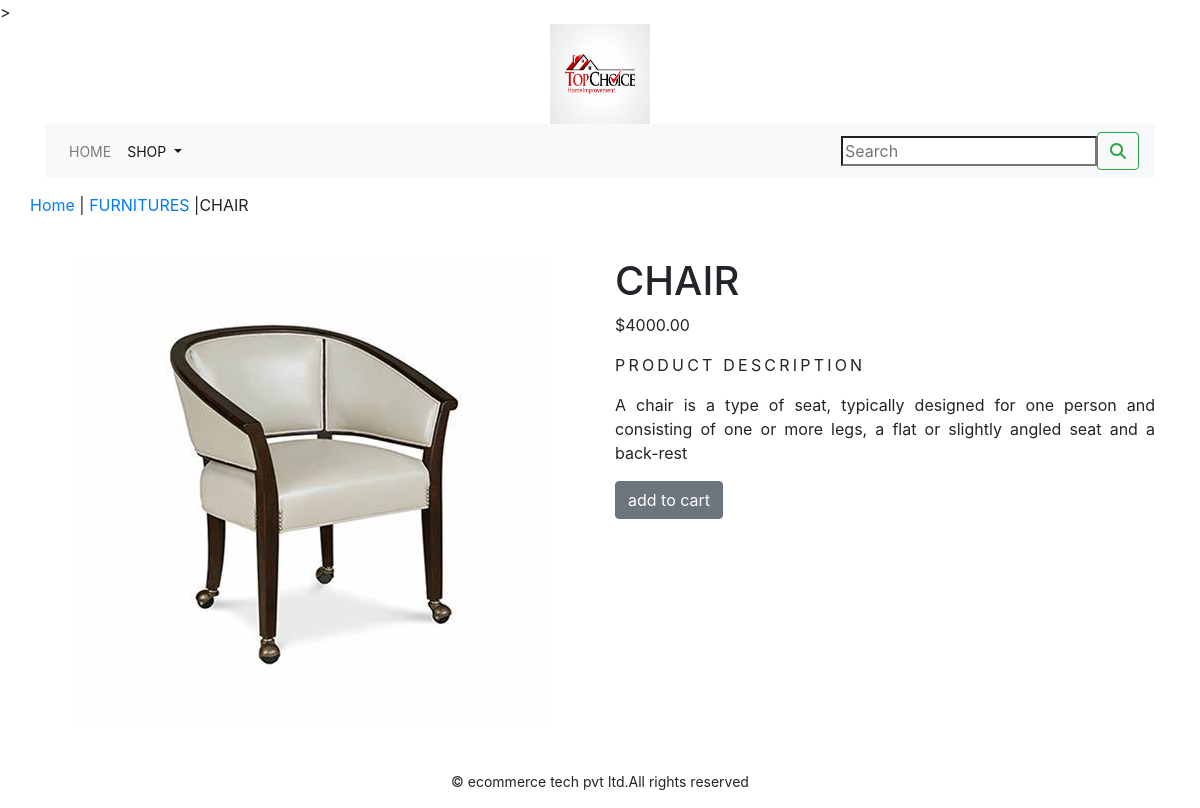
The app's page /ecommerceapp/furnitures/chair/ with its own data.
### ecommerceapp/models.py (models this page shows, shortened)
class product(models.Model):
    name = models.CharField(max_length=250, unique=True)
    slug = models.SlugField(max_length=250, unique=True)
    description=models.TextField(blank=True)
    price=models.DecimalField(max_digits=10,decimal_places=2)
    category=models.ForeignKey(category,on_delete=models.CASCADE)
    image=models.ImageField(upload_to='product',blank=True)
    stock=models.IntegerField()
    available=models.BooleanField(default=True)
    created=models.DateTimeField(auto_now_add=True)
    updated=models.DateTimeField(auto_now=True)
    class Meta:
        ordering = ('name',)
        verbose_name = 'product'
        verbose_name_plural = 'products'

class category(models.Model):
    name=models.CharField(max_length=250,unique=True)
    slug=models.SlugField(max_length=250,unique=True)
    description=models.TextField(blank=True)
    image=models.ImageField(upload_to='category',blank=True)
    class Meta:
        ordering=('name',)
        verbose_name='category'
        verbose_name_plural='categories'
    def get_link(self):
        return reverse('ecommerceapp:product_by_category',args=[self.slug])
    def __str__(self):
        return '{}'.format(self.name)

### ecommerceapp/views.py (the view)
# urls.py: path('<slug:c_slug>/<slug:product_slug>/',views.ProDetail,name='prodCatdetail'),
def ProDetail(request,c_slug,product_slug):
    try:
        Product=product.objects.get(category__slug=c_slug,slug=product_slug)
    except Exception as e:
        raise e
    return render(request,'product.html',{'product':Product})

### cart/context_processors.py (called while the page is built)
def counter(request):
    item_count=0
    if 'admin' in request.path:
        return {}
    else:
        try:
            cart=Cart.objects.filter(cart_id=_cart_id(request))
            car_items=CartItem.objects.all().filter(cart=cart[:1])
            for cart_item in car_items:
                item_count += cart_item.quantity
        except Cart.DoesNotExist:
            item_count =0
    return dict(item_count=item_count)

### cart/views.py (called while the page is built)
def _cart_id(request):
    cart=request.session.session_key
    if not cart:
        cart=request.session.create()
    return cart

### ecommerceapp/context_processors.py (called while the page is built)
def menu_links(request):
    links=category.objects.all()
    return dict(links=links)

### templates/product.html (shortened to what this page needs)
{% extends 'base.html' %}
{% load static %}
{% block content %}
<div class="row my_pro_row_class">
    <div class="mx_auto">
        <p><a href="{% url 'ecommerceapp:allProdCat' %}">Home</a> | <a href="{{product.category.get_url}}">{{product.category}}</a> |{{product.name}}</p>
    </div>
<div class="container">
<br>
<div class="row">
    <div class="col-12 col-sm-12 col-md-12 col-lg-6 text-center">
        <div style="min-width:18rem;">
            <img src="{{product.image.url}}" alt="{{product.name}}">
        </div>
    </div>
    <div class="col-12 col-sm-12 co-md-12 col-lg-6">
        <div>
        <h1 class="my_prod_title">{{product.name}}</h1>
        <p>${{product.price}}</p>
        <p class="my_title">product description</p>
        <p class="text-justify my_prod_texr">{{product.description}}</p>
        {% if product.stock <= 0 %}
        <p class="text-justify my_prod_text"><b>OUT OF STOCK</b></p>
        {% else %}
        <a class="btn btn-secondary" href="{% url 'cart:add_cart' product.id %}">add to cart</a>
        {% endif %}
    </div>
</div>
</div>
</div>
</div>
{% endblock %}

### static/css/custom.css (style rules this page uses)
body { font-family: 'Martian Mono', monospace; }
.my_title { font-size : 16px; text-transform : uppercase; letter-spacing : .2em; }
.my_pro_row_class { padding-top: 15px; padding-bottom: 20px; }

### records on screen
product: category "FURNITURES", name "CHAIR", image (picture), price "4000.00", description "A chair is a type of seat, typically designed for one person and consisting of one or more legs, a flat or slightly angled seat and a back-rest"
